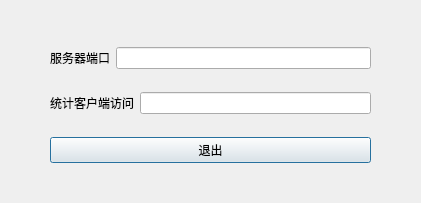
<?xml version="1.0" encoding="UTF-8"?>
<ui version="4.0">
 <class>Dialog</class>
 <widget class="QDialog" name="Dialog">
  <property name="geometry">
   <rect>
    <x>0</x>
    <y>0</y>
    <width>421</width>
    <height>203</height>
   </rect>
  </property>
  <property name="windowTitle">
   <string>多线程服务端</string>
  </property>
  <widget class="QWidget" name="">
   <property name="geometry">
    <rect>
     <x>50</x>
     <y>30</y>
     <width>321</width>
     <height>151</height>
    </rect>
   </property>
   <layout class="QVBoxLayout" name="verticalLayout">
    <item>
     <layout class="QHBoxLayout" name="horizontalLayout">
      <item>
       <widget class="QLabel" name="label">
        <property name="text">
         <string>服务器端口</string>
        </property>
       </widget>
      </item>
      <item>
       <widget class="QLineEdit" name="lineEdit"/>
      </item>
     </layout>
    </item>
    <item>
     <layout class="QHBoxLayout" name="horizontalLayout_2">
      <item>
       <widget class="QLabel" name="label_2">
        <property name="text">
         <string>统计客户端访问</string>
        </property>
       </widget>
      </item>
      <item>
       <widget class="QLineEdit" name="lineEdit_2"/>
      </item>
     </layout>
    </item>
    <item>
     <widget class="QPushButton" name="pushButton">
      <property name="text">
       <string>退出</string>
      </property>
     </widget>
    </item>
   </layout>
  </widget>
 </widget>
 <resources/>
 <connections/>
</ui>
